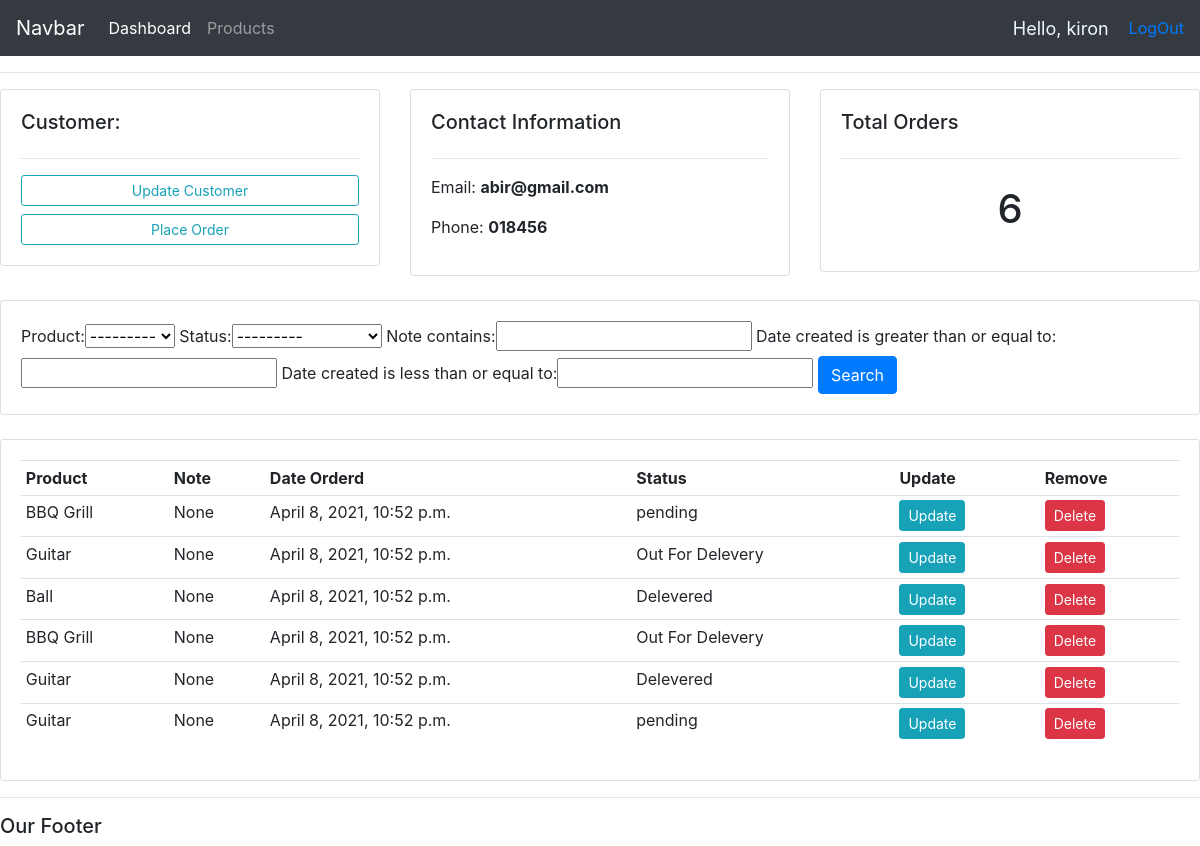
The page /customer/3/ (signed in) on the database its author committed.
### accounts/models.py (models this page shows, shortened)
class Customer(models.Model):
    user = models.OneToOneField(User, null=True, blank=True, on_delete=models.CASCADE)
    name = models.CharField(max_length=50,null=True)
    phone = models.CharField(max_length=50,null=True)
    email = models.CharField(max_length=50,null=True)
    profile_pic = models.ImageField(default='Capture.PNG', null=True, blank=True)
    date_created = models.DateTimeField(auto_now_add=True,null=True)

class Order(models.Model):
    STATUS = (
        ('pending','pending'),
        ('Out For Delevery','Out For Delevery'),
        ('Delevered','Delevered'),
    )
    customer = models.ForeignKey(Customer,null=True,on_delete= models.SET_NULL)
    product =  models.ForeignKey(Product, null=True,on_delete= models.SET_NULL)
    date_created = models.DateTimeField(auto_now_add=True,null=True)
    status = models.CharField(max_length=200,null=True,choices=STATUS)
    note = models.CharField(max_length=1000,null=True)

class Product(models.Model):
    CATEGORY = (
        ('Indoor','Indoor'),
        ('Out Door','Out Door'),
    )
    name = models.CharField(max_length=50,null=True)
    price = models.FloatField(null=True)
    category = models.CharField(max_length=50,null=True,choices=CATEGORY)
    description = models.CharField(max_length=500,null=True, blank=True)
    date_created = models.DateTimeField(auto_now_add=True,null=True)
    tags = models.ManyToManyField(Tag)
    def __str__(self):
        return self.name

### accounts/decorators.py (the view)
        def wrapper_func(request,*args, **kwargs):
            group = None
            if request.user.groups.exists():
                group = request.user.groups.all()[0].name
            if group in allowed_roles:
                return view_func(request,*args, **kwargs)
            else:
                return HttpResponse("You are not allowed to view this page")

### accounts/views.py (called while the page is built)
@login_required(login_url="login")
@allowed_users(allowed_roles='Admin')
def customer(request, pk_test):
    customer = Customer.objects.get(id=pk_test)
    orders = customer.order_set.all()
    order_count = orders.count()
    myFilter = OrderFilter(request.GET , queryset = orders)
    orders  =myFilter.qs
    context = {
        'customer':customer,
        'orders':orders,
        'order_count':order_count,
        'myFilter' : myFilter
    }
    return render(request,'accounts/customer.html',context)

### accounts/templates/accounts/customer.html
{% extends 'accounts/main.html' %}
{%block content%}
<div class="row">
	<div class="col-md">
		<div class="card card-body">
			<h5>Customer:</h5>
			<hr>
			<a class="btn btn-outline-info  btn-sm btn-block" href="">Update Customer</a>
			<a class="btn btn-outline-info  btn-sm btn-block" href=" {% url 'create_order' customer.id %}">Place Order</a>
		</div>
	</div>
	<div class="col-md">
		<div class="card card-body">
			<h5>Contact Information</h5>
			<hr>
			<p>Email: <b> {{customer.email}}</b> </p>
			<p>Phone: <b>{{customer.phone}}</b></p>
		</div>
	</div>
	<div class="col-md">
		<div class="card card-body">
			<h5>Total Orders</h5>
			<hr>
			<h1 style="text-align: center;padding: 10px">{{order_count}}</h1>
		</div>
	</div>
</div>
<br>
<div class="row">
	<div class="col">
		<div class="card card-body">
			<form method="get">
			{{myFilter.form}}
		    <button class="btn btn-primary" type="submit">Search</button>
		  </form>
		</div>
	</div>
</div>
<br>
<div class="row">
	<div class="col-md">
		<div class="card card-body">
			<table class="table table-sm">
				<tr>
					<th>Product</th>
					<th>Note</th>
					<th>Date Orderd</th>
					<th>Status</th>
					<th>Update</th>
					<th>Remove</th>
				</tr>
				{% for  i in  orders %}
				<tr>
					<td>{{i.product}}</td>
					<td>{{i.note}}</td>
					<td>{{i.date_created}}</td>
					<td>{{i.status}}</td>
					<td><a class="btn btn-info btn-sm" href="{% url 'update_order' i.id %}">Update</a></td>
					<td><a class="btn btn-danger btn-sm" href="{% url 'delete_order' i.id %}">Delete</a></td>
				</tr>
				{% endfor %}
			</table>
		</div>
	</div>
</div>
{% endblock content%}

### accounts/templates/accounts/navbar.html (shortened to what this page needs)
{% load static %}
<nav class="navbar navbar-expand-lg navbar-dark bg-dark">
    <a class="navbar-brand" href= "{% url 'home' %}">Navbar</a>
    <div class="collapse navbar-collapse" id="navbarNav">
      <ul class="navbar-nav">
        {% if request.user.is_staff %}
        <li class="nav-item active">
          <a class="nav-link" href=" {% url 'home' %} ">Dashboard <span class="sr-only">(current)</span></a>
        </li>
        <li class="nav-item">
          <a class="nav-link" href="{% url 'product' %}">Products</a>
        </li>
        {% else %}
        <li class="nav-item">
          <a class="nav-link" href="{% url 'account_settings' %}">Settings</a>
        </li>
        {% endif %}
      </ul>
    </div>
    <span class="hello-msg"> Hello, {{request.user}} </span>
    <span><a href="{% url 'logout' %}">LogOut</a></span>
  </nav>

### accounts/templates/accounts/navbar.html (style rules this page uses)
.hello-msg { font-size: 18px; color: aliceblue; margin-right: 20px; }

### rows shown on the page
Customer: email "abir@gmail.com", phone "018456"
Order: product "BBQ Grill", note "None", date_created "April 8, 2021, 10:52 p.m.", status "pending"
Order: product "Guitar", note "None", date_created "April 8, 2021, 10:52 p.m.", status "Out For Delevery"
Order: product "Ball", note "None", date_created "April 8, 2021, 10:52 p.m.", status "Delevered"
Order: product "BBQ Grill", note "None", date_created "April 8, 2021, 10:52 p.m.", status "Out For Delevery"
Order: product "Guitar", note "None", date_created "April 8, 2021, 10:52 p.m.", status "Delevered"
Order: product "Guitar", note "None", date_created "April 8, 2021, 10:52 p.m.", status "pending"

### other values the page prints
{{ request.user }} "kiron"
{{ order_count }} "6"
